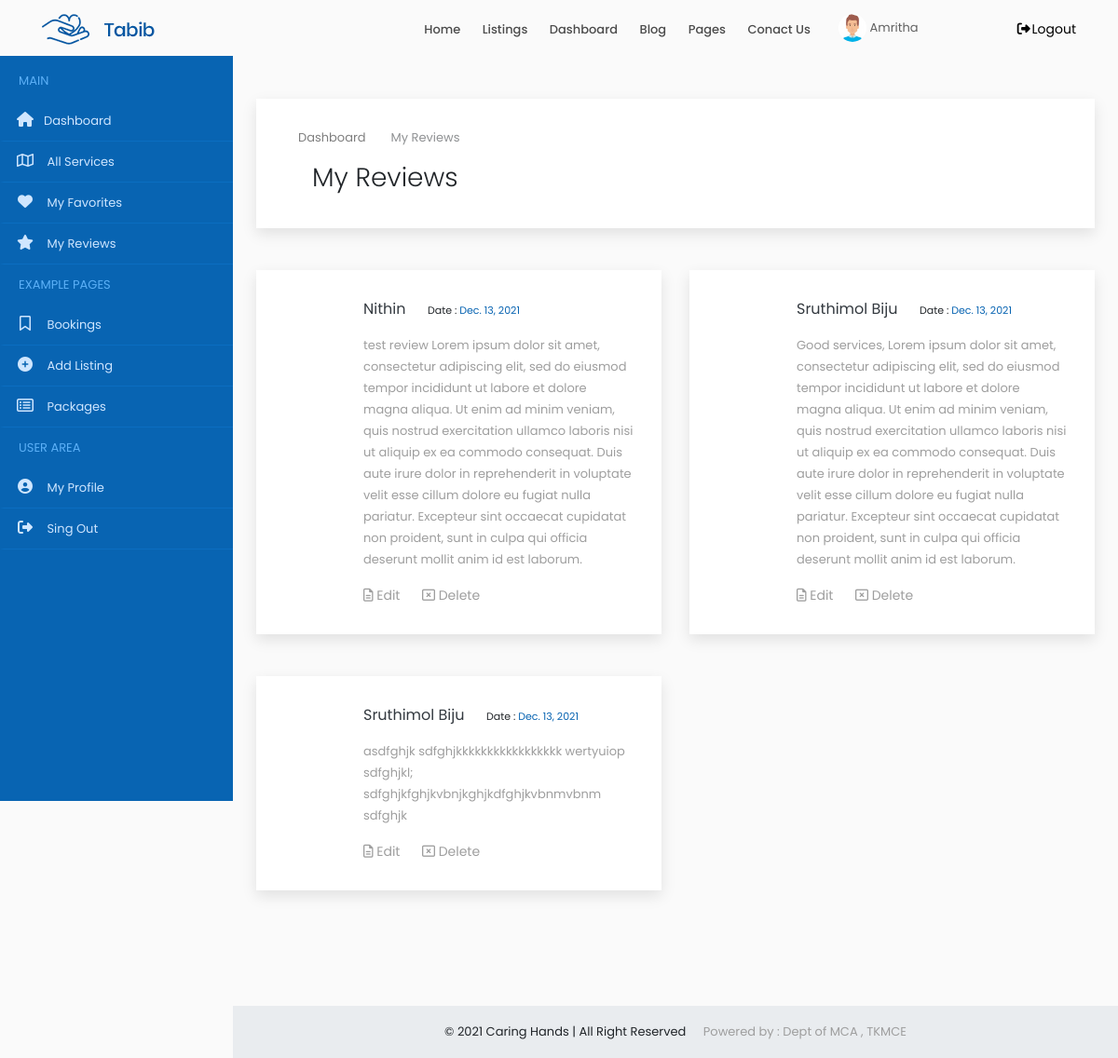
The app's page /user/service/reviews/3/ (signed in) with its own data.
### accounts/models.py (models this page shows)
class Users(models.Model):
    user = models.ForeignKey(User,on_delete=models.CASCADE)
    name = models.CharField(max_length=150)
    email = models.EmailField(max_length=200,null=True, blank=True)
    organization = models.CharField(max_length=250,null=True, blank=True)
    mob = models.CharField(max_length=12)
    sex = models.CharField(max_length=10,choices=gender,default='Male')
    house = models.CharField(max_length=100,null=True, blank=True)
    street1 =models.CharField(max_length=100,null=True, blank=True)
    street2 =models.CharField(max_length=100,null=True, blank=True)
    city = models.CharField(max_length=100,null=True, blank=True)
    district = models.CharField(max_length=100,null=True, blank=True)
    state = models.CharField(max_length=100,null=True,choices=states, blank=True)
    pin = models.CharField(max_length=100,null=True,blank=True)
    age = models.IntegerField(null=True, blank=True)
    type = models.CharField(max_length=20,choices=user_type)
    approval = models.CharField(max_length=20,choices=approval_choices,default='Pending')
    document = models.FileField(upload_to='documents',null=True, blank=True)
    profile_picture = models.FileField(upload_to='dp',default='assets/img/user3.png')
    def __str__(self):
        return self.name

class Review(models.Model):
    user = models.ForeignKey(Users, on_delete=models.CASCADE, null=True, blank=True)
    service = models.ForeignKey(ProviderService, on_delete=models.CASCADE,null=True, blank=True)
    product = models.ForeignKey(SubProduct, on_delete=models.CASCADE,null=True, blank=True)
    message = models.TextField()
    datetime = models.DateTimeField()

### accounts/views.py (the view)
# urls.py: path('user/service/reviews/<id>/',ServiceReviews.as_view(),name='service_reviews'),
class ServiceReviews(View):
    def get(self,request,id):
        user = request.user
        if user.is_authenticated:
            account = Users.objects.get(user=user)
            ps = ProviderService.objects.get(id = id)
            review = Review.objects.filter(service = ps)
            context ={'account': account,'review' : review,'ps':ps}
            return render(request,'common/service_reviews.html',context)
        else:
            return redirect('home')

### accounts/templates/common/service_reviews.html (shortened to what this page needs)
{% extends 'common/dashboard_main.html' %}
{% load static %}
{% block content %}
{% include 'common/header.html' %}
{% include 'user/sidenav.html' %}
<div class="content-wrapper">
<div class="container-fluid overflow-hidden">
    <div class="row margin-tb-90px margin-lr-10px sm-mrl-0px">
        <div id="page-title" class="padding-30px background-white full-width box-shadow">
            <div class="container">
                <ol class="breadcrumb opacity-5">
                    <li><a href="{% url 'home' %}">Dashboard</a></li>
                    <li class="active">My Reviews</li>
                </ol>
                <div class="container-fluid">
                    <div class="row">
                        <div class="col-6">
                            <h1 class="font-weight-300">My Reviews</h1>
                        </div>
                        <div class="col-6">
                        </div>
                    </div>
                </div>
            </div>
        </div>
        <div class="row margin-tb-45px">
           {% for i in review %}
            <div class="col-lg-6 margin-bottom-45px">
                <div class="background-white thum-hover box-shadow hvr-float">
                    <div class="padding-30px">
                        <div class="margin-left-85px">
                            <a class="d-inline-block text-dark text-medium margin-right-20px" href="#">{{i.user}}</a>
                            <span class="text-extra-small">Date :  <a href="#" class="text-main-color">{{i.datetime|date}}</a></span>
                            <p class="margin-top-15px text-grey-2">{{i.message}}</p>
                            <a href="#" class="d-inline-block text-grey-2 text-up-small"><i class="far fa-file-alt"></i> Edit</a>
                            <a href="#" class="d-inline-block margin-lr-20px text-grey-2 text-up-small"><i class="far fa-window-close"></i> Delete</a>
                        </div>
                    </div>
                </div>
            </div>
           {% endfor %}
        </div>
    </div>
    </div>
</div>
{% include 'common/small_footer.html' %}
{% endblock %}

### accounts/templates/common/header.html (shortened to what this page needs)
{% load static %}
<header>
    <div id="fixed-header-dark" class="header-output fixed-header">
        <div class="container header-in">
            <div class="row">
                <div class="col-lg-2 col-md-12">
                    <a id="logo" href="{% url 'index' %}" class="d-inline-block margin-tb-15px"><img
                            src="{% static 'assets/img/logo-1.png' %}" alt=""></a>
                </div>
                <div class="col-lg-7 col-md-12 position-inherit">
                    <ul id="menu-main" class="nav-menu float-lg-right link-padding-tb-20px">
                        <li><a href="{% url 'index' %}">Home</a>
                        </li>
                        <li class="has-dropdown"><a href="#">Listings</a>
                        </li>
                        <li class="has-dropdown"><a href="#">Dashboard</a>
                        </li>
                        <li class="has-dropdown"><a href="#">Blog</a>
                        </li>
                        <li class="has-dropdown"><a href="#">Pages</a>
                        </li>
                        <li><a href="page-contact-us.html">Conact Us</a></li>
                    </ul>
                </div>
                <div class="col-lg-3 col-md-12">
                    {% if request.user.is_authenticated %}
                    <a href="{% url 'home' %}" class="margin-top-15px d-inline-block text-grey-3 margin-right-15px"><img src="{{account.profile_picture.url}}" class="height-30px border-radius-30" alt=""> {{account.name|title}}</a>
                    <a href="{% url 'logout' %}" class="margin-tb-20px d-inline-block text-up-small float-left float-lg-right" data-toggle="modal" data-target="#exampleModal"><i class="fa fa-fw fa-sign-out-alt"></i>Logout</a>
                    {% else %}
                    <a href="{% url 'login' %}" class="margin-tb-20px d-inline-block text-up-small float-left float-lg-right"><i class="far fa-user"></i> Login</a>
                    {% endif %}
                </div>
            </div>
        </div>
    </div>
</header>

### static/assets/css/colors/main.css (style rules this page uses)
.text-main-color { color: #0864b2; }

### static/assets/css/sb-admin.css (style rules this page uses)
html { position: relative; min-height: 100%; }
body { overflow-x: hidden; }
.content-wrapper { min-height: calc(100vh - 56px); padding-top: 1rem; }
.content-wrapper { overflow-x: hidden; }
@media (min-width: 992px) { .content-wrapper { margin-left: 250px; } }

### records on screen
Users: profile_picture (picture), name "Amritha"
Review: user "Nithin", datetime "Dec. 13, 2021", message "test review Lorem ipsum dolor sit amet, consectetur adipiscing elit, sed do eiusmod tempor incididunt ut labore et dolore magna aliqua. Ut enim ad minim veniam, quis nostrud exercitation ullamco laboris nisi ut aliquip ex ea commodo consequat. Duis aute irure dolor in reprehenderit in voluptate velit esse cillum dolore eu fugiat nulla pariatur. Excepteur sint occaecat cupidatat non proident, sunt in culpa qui officia deserunt mollit anim id est laborum."
Review: user "Sruthimol Biju", datetime "Dec. 13, 2021", message "Good services, Lorem ipsum dolor sit amet, consectetur adipiscing elit, sed do eiusmod tempor incididunt ut labore et dolore magna aliqua. Ut enim ad minim veniam, quis nostrud exercitation ullamco laboris nisi ut aliquip ex ea commodo consequat. Duis aute irure dolor in reprehenderit in voluptate velit esse cillum dolore eu fugiat nulla pariatur. Excepteur sint occaecat cupidatat non proident, sunt in culpa qui officia deserunt mollit anim id est laborum."
Review: user "Sruthimol Biju", datetime "Dec. 13, 2021", message "asdfghjk sdfghjkkkkkkkkkkkkkkkkk wertyuiop sdfghjkl; sdfghjkfghjkvbnjkghjkdfghjkvbnmvbnm sdfghjk"
